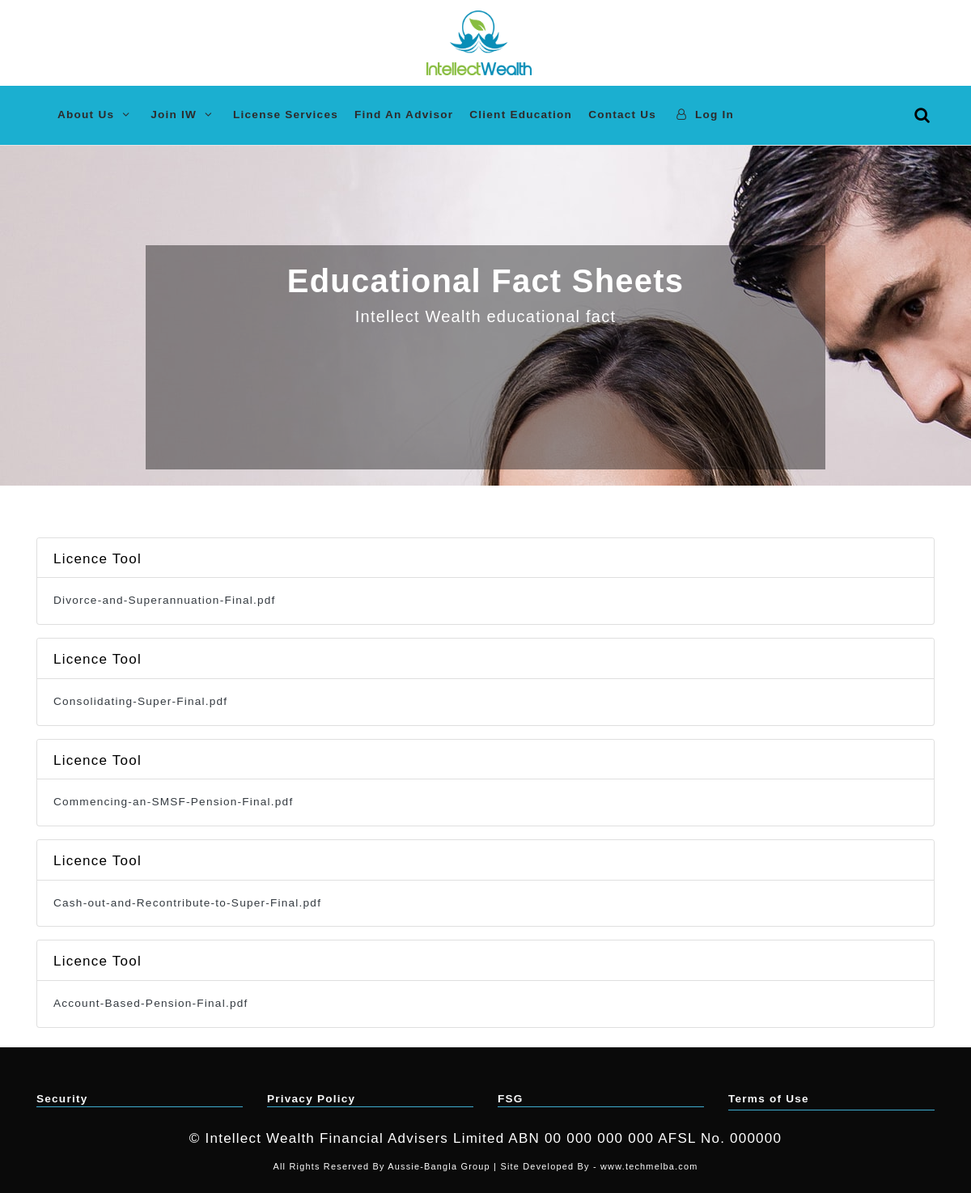
Screenshot of /clientEducation/ with the database file from the repository.
### IW_App/models.py (models this page shows)
class ClintFile(models.Model):
	clint = models.ForeignKey(ClientEducation, on_delete=models.CASCADE, blank=True, null=True)
	file = models.FileField( blank=True, null=True)

class ClientEducation(models.Model):
	ce_title = models.CharField(max_length=200)
	def __str__(self):
		return self.ce_title

### IW_App/views.py (the view)
# urls.py: path('clientEducation/',ClientEducation.as_view(), name='ClientEducation'),
class ClientEducation(View):
    def get(self, request):
        files = ClintFile.objects.all()
        context={
            'files':files
        }
        return render(request, 'IW/clientEducation.html', context)

### templates/IW/clientEducation.html (shortened to what this page needs)
{% extends "index.html" %}
{% load static %}
{% block body %}
  <div id="myCarousel" class="carousel slide" data-ride="carousel">
    <div class="carousel-inner">
      <div class="carousel-item active">
        <img class="second-slide" src="{% static 'images/banner/slide2.jpg' %}" alt="Second slide">
        <div class="container">
          <div class="carousel-caption text-center bg-text" style="padding-bottom:160px;">
            <h1 class="weight">Educational Fact Sheets</h1>
            <p class="slide-p">Intellect Wealth educational fact</p>
          </div>
        </div>
      </div>
    </div>
  </div>
<div class="container mt-6">
    <div class="row">
         {% for f in files %}
        <div class="col-md-12">
            <div class="mt-3">
                <div id="accordion" role="tablist">
                    <div class="card ">
                        <div class="card-header bg-white" role="tab" id="headingOne">
                            <h5 class="mb-0">
                                <a data-toggle="collapse" href="#collapseOne" aria-expanded="true" aria-controls="collapseOne" class="pro-det" style="color:black;text-decoration:none; font-size:17px;">
                                    {{f.clint}}
                                </a>
                            </h5>
                        </div>
                        <div id="collapseOne" class="collapse-text show" role="tabpanel" aria-labelledby="headingOne" data-parent="#accordion">
                            <div class="card-body">
                                <div class="row">
                                     <div class="col-md-12 ">
                                        <a href="{{f.file.url}}" class="text-dark " download="">{{f.file}}</a>
                                    </div>
                                </div>
                            </div>
                        </div>
                    </div>
                </div>
            </div>
        </div>
        {% endfor %}
    </div>
</div>
{% endblock body %}

### templates/index.html (shortened to what this page needs)
{% load static %}
<!doctype html>
<html lang="en">
  <head>
    <link rel="stylesheet" href="https://maxcdn.bootstrapcdn.com/bootstrap/4.0.0/css/bootstrap.min.css">
    <link rel="stylesheet" href="{% static 'vendor/bootstrap/css/bootstrap.min.css' %}">
    <link rel="stylesheet" href="{% static 'vendor/font-awesome/css/font-awesome.min.css' %}">
    <link rel="stylesheet" href="{% static 'vendor/owl.carousel/assets/owl.carousel.css' %}">
    <link rel="stylesheet" href="{% static 'vendor/owl.carousel/assets/owl.theme.default.css' %}">
    <link rel="stylesheet" href="{% static 'css/custom.css' %}">
  </head>
  <body>
    {% include "Index/navigation.html" %}
    {% block body %}
    {% endblock body %}
    {% include "Index/footer.html" %}
</body>
</html>

### templates/Index/navigation.html (shortened to what this page needs)
{% load static %}
<div class="container p-2">
  <div class="row text-center">
    <div class="col-md-12">
      <a href="/" class="navbar-brand home">
          <img  src="{% static 'images/logo/tiw.png' %}" alt="logo" class="d-md-inline-block " height="80px" width="130px">
          </a>
    </div>
  </div>
</div>
    <nav class="navbar navbar-expand-lg" style="background-color:#1bafd0;">
      <div class="container">
        <div id="navigation" class="collapse navbar-collapse">
          <ul class="navbar-nav mr-auto">
            <li class="nav-item dropdown menu-large">
              <a href="#" data-toggle="dropdown" data-hover="dropdown" data-delay="200" class="nav-link">
                About Us
                <i class="fa fa-angle-down" aria-hidden="true"></i>
              </a>
            </li>
            <li class="nav-item dropdown menu-large">
              <a href="#" data-toggle="dropdown" data-hover="dropdown" data-delay="200" class=" nav-link">
                Join IW
                <i class="fa fa-angle-down" aria-hidden="true"></i>
            </a>
            </li>
            <li class="nav-item"><a href="/iwLicense" class="nav-link ">License Services</a></li>
            <li class="nav-item"><a href="/iwAdvisor" class="nav-link ">Find An Advisor</a></li>
            <li class="nav-item"><a href="/clientEducation" class="nav-link ">Client Education</a></li>
            <li class="nav-item"><a href="/contact" class="nav-link ">Contact Us</a></li>
             {% if user.is_authenticated %}
             <li class="nav-item"><a href="{% url 'IW_login:logout' %}" class="nav-link "><i class="fa fa-user-o " aria-hidden="true"></i> Logout</a></li>
             {% else %}
            <li class="nav-item"><a href="{% url 'IW_login:login' %}" class="nav-link "><i class="fa fa-user-o " aria-hidden="true"></i> Log In</a></li>
            {% endif %}
          </ul>
          <div class="navbar-buttons d-flex justify-content-end">
            <a data-toggle="collapse" href="#search" class=" d-none d-lg-inline-block ">
               <i class="fa fa-search search-sam"></i>
            </a>
          </div>
        </div>
      </div>
    </nav>

### templates/Index/footer.html
{% load static %}
 <section class="footer mt-4  p-4">
    <footer class="pt-4 ">
      <div class="container">
        <div class="row justify-content-center">
          <div class="col-md-3 col-md mt-2 ft-anm">
            <a href="/security" class="font-weight-bold text-light" style="text-decoration: none;">Security
            <hr class="f-hr m-0">
            </a>
          </div>
          <div class="col-md-3 col-md mt-2 ft-anm">
            <a href="{% static 'files/iwlogo.pdf' %}" class="font-weight-bold text-light" style="text-decoration: none;">Privacy Policy
              <hr class=" f-hr m-0">
            </a>
          </div>
          <div class="col-md-3 col-md mt-2 ft-anm">
            <a href="{% static 'files/iwlogo.pdf' %}" class="font-weight-bold text-light" style="text-decoration: none;">FSG
              <hr class=" f-hr m-0">
            </a>
          </div>
          <div class="col-md-3 col-md mt-2 ft-anm">
            <a href="/terms" class="font-weight-bold text-light" style="text-decoration: none;">Terms of Use
              <hr class=" f-hr mt-1 ">
            </a>
          </div>
        </div>
      </div>
      <div class="container text-center mt-2">
            <p>© Intellect Wealth Financial Advisers Limited ABN 00 000 000 000 AFSL No. 000000</p>
      </div>
       <div class="container">
         <div class="row text-center">
           <div class="col-md-12">
             <small>All Rights Reserved By Aussie-Bangla Group | Site Developed By - www.techmelba.com</small>
           </div>
         </div>
       </div>
    </footer>

### static/css/custom.css (style rules this page uses)
body { overflow-x: hidden; }
a, button { -webkit-transition: all 0.3s; transition: all 0.3s; outline: none; }
a i.fa, button i.fa { margin: 0 5px; }
h1 { font-weight: 700; }
.menu-large { position: static !important; }
.menu-large a.nav-link { padding: 7px !important; padding-left: 0 !important; }
.navbar { border-bottom: 1px solid #e6e6e6; background-color: #fff; }
.navbar .navbar-nav > .nav-item > .nav-link { font-weight: 700; padding: 30px 15px !important; color: #555; }

### templates/index.html (style rules this page uses)
a { font-family: "Ciutadella-SemiBold", Arial, Helvetica, sans-serif; }
p { font-size: 17px; font-family: "Ciutadella-SemiBold", Arial, Helvetica, sans-serif; }
h5 { font-family: "Ciutadella-SemiBold", Arial, Helvetica, sans-serif; }
h1 { font-family: "Ciutadella-SemiBold", Arial, Helvetica, sans-serif; }
body { overflow-x: hidden; font-family: "Ciutadella-SemiBold", Arial, Helvetica, sans-serif; font-size: 0.85rem; line-height: 1.25; letter-spacing: 0.09em; }
a, button { -webkit-transition: all 0.3s; transition: all 0.3s; outline: none; }
a i.fa, button i.fa { margin: 0 5px; }
h1 { font-weight: 700; }
.menu-large { position: static !important; }
.menu-large a.nav-link { padding: 7px !important; padding-left: 0 !important; }
.navbar { border-bottom: 1px solid #e6e6e6; background-color: #fff; }
.navbar .navbar-nav > .nav-item > .nav-link { font-weight:600; padding: 20px 10px !important; color: rgb(46, 42, 42); }
.mt-6 { padding-top: 3rem; }
.footer { background-color: #0a0a0a; color: white; }
.f-hr { background-color: #46bfe6 ; }
.slide-p { font-size: 20px; }
h1 { font-size: 40px; }
.bg-text { background-color: rgb(0,0,0); background-color: rgba(0,0,0, 0.4); }

### templates/IW/clientEducation.html (style rules this page uses)
.bg-white { background-color:white; }

### templates/Index/navigation.html (style rules this page uses)
.search-sam { color:black; font-size:20px; }

### rows the page displays
ClintFile: clint "Licence Tool", file "Divorce-and-Superannuation-Final.pdf"
ClintFile: clint "Licence Tool", file "Consolidating-Super-Final.pdf"
ClintFile: clint "Licence Tool", file "Commencing-an-SMSF-Pension-Final.pdf"
ClintFile: clint "Licence Tool", file "Cash-out-and-Recontribute-to-Super-Final.pdf"
ClintFile: clint "Licence Tool", file "Account-Based-Pension-Final.pdf"
